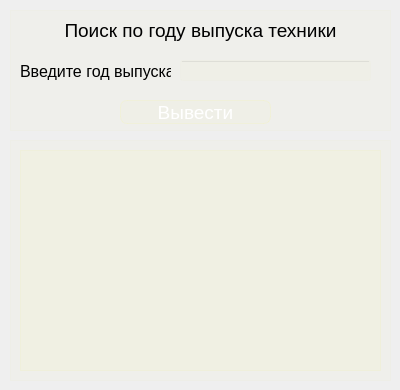
<?xml version="1.0" encoding="UTF-8"?>
<ui version="4.0">
 <class>wndw_search_by_year</class>
 <widget class="QDialog" name="wndw_search_by_year">
  <property name="geometry">
   <rect>
    <x>0</x>
    <y>0</y>
    <width>400</width>
    <height>390</height>
   </rect>
  </property>
  <property name="windowTitle">
   <string>Dialog</string>
  </property>
  <property name="styleSheet">
   <string notr="true">background-color: qlineargradient(
        spread:pad, x1:0, y1:0, x2:1, y2:1, 
        stop:0 rgba(139,0,255, 20), 
        stop:1 rgba(115,102,189, 40));</string>
  </property>
  <widget class="QFrame" name="frm_table_search_by_year">
   <property name="geometry">
    <rect>
     <x>10</x>
     <y>140</y>
     <width>381</width>
     <height>241</height>
    </rect>
   </property>
   <property name="styleSheet">
    <string notr="true">background-color: rgba(254,254,34, 5)</string>
   </property>
   <property name="frameShape">
    <enum>QFrame::Shape::StyledPanel</enum>
   </property>
   <property name="frameShadow">
    <enum>QFrame::Shadow::Raised</enum>
   </property>
   <widget class="QTableView" name="tv_search_by_year">
    <property name="geometry">
     <rect>
      <x>10</x>
      <y>10</y>
      <width>361</width>
      <height>221</height>
     </rect>
    </property>
    <property name="styleSheet">
     <string notr="true">background-color: rgba(254,254,34, 10)</string>
    </property>
   </widget>
  </widget>
  <widget class="QFrame" name="frm_search_by_year">
   <property name="geometry">
    <rect>
     <x>10</x>
     <y>10</y>
     <width>381</width>
     <height>121</height>
    </rect>
   </property>
   <property name="styleSheet">
    <string notr="true">background-color: rgba(254,254,34, 5)</string>
   </property>
   <property name="frameShape">
    <enum>QFrame::Shape::StyledPanel</enum>
   </property>
   <property name="frameShadow">
    <enum>QFrame::Shadow::Raised</enum>
   </property>
   <widget class="QLabel" name="lbl_search_by_year">
    <property name="geometry">
     <rect>
      <x>20</x>
      <y>0</y>
      <width>341</width>
      <height>41</height>
     </rect>
    </property>
    <property name="maximumSize">
     <size>
      <width>16777215</width>
      <height>60</height>
     </size>
    </property>
    <property name="font">
     <font>
      <pointsize>14</pointsize>
     </font>
    </property>
    <property name="styleSheet">
     <string notr="true">background-color: none;
border: none;</string>
    </property>
    <property name="text">
     <string>Поиск по году выпуска техники</string>
    </property>
    <property name="alignment">
     <set>Qt::AlignmentFlag::AlignCenter</set>
    </property>
   </widget>
   <widget class="QLabel" name="lbl_enter_year">
    <property name="geometry">
     <rect>
      <x>10</x>
      <y>50</y>
      <width>151</width>
      <height>22</height>
     </rect>
    </property>
    <property name="font">
     <font>
      <pointsize>12</pointsize>
     </font>
    </property>
    <property name="styleSheet">
     <string notr="true">background-color: none;
border:none;</string>
    </property>
    <property name="text">
     <string>Введите год выпуска</string>
    </property>
   </widget>
   <widget class="QLineEdit" name="le_enter_year">
    <property name="geometry">
     <rect>
      <x>170</x>
      <y>50</y>
      <width>191</width>
      <height>21</height>
     </rect>
    </property>
    <property name="font">
     <font>
      <pointsize>12</pointsize>
     </font>
    </property>
   </widget>
   <widget class="QPushButton" name="pushButton">
    <property name="geometry">
     <rect>
      <x>110</x>
      <y>90</y>
      <width>151</width>
      <height>24</height>
     </rect>
    </property>
    <property name="font">
     <font>
      <pointsize>14</pointsize>
     </font>
    </property>
    <property name="styleSheet">
     <string notr="true">QPushButton {
color: white;
backgroung-color: rgba(254,254,34, 30);
border: 1px solid rgba(254,254,34, 20);
border-radius: 7px;
}

QPushButton:hover {
background-color: rgba(254,254,34, 40);
}

QPushButton:pressed {
background-color: rgba(254,254,34, 70);
}</string>
    </property>
    <property name="text">
     <string>Вывести</string>
    </property>
   </widget>
  </widget>
 </widget>
 <resources/>
 <connections/>
</ui>
